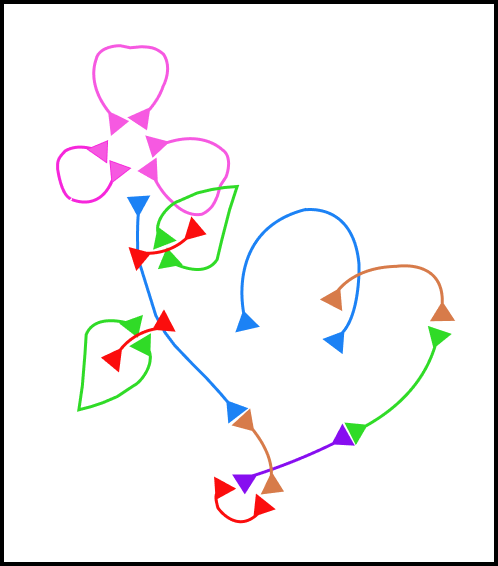
#> input picture Arrows_Level.png, 498 x 566 px, found by its file name
$ python reconstruct_level.py
#> lines starting #> are read from the running program, lines starting #| are printed output that depends on the picture; after the words box and inside, x2 and y2 are one past the last pixel; in counts of white or black regions, pixels touching at a corner belong together
import numpy as np
from PIL import Image, ImageDraw
import scipy.ndimage as ndimage
import json

im = Image.open('Arrows_Level.png').convert('RGB')
arr = np.array(im)
h, w, _ = arr.shape
#> h = 566; w = 498

r, g, b = arr[:,:,0].astype(float), arr[:,:,1].astype(float), arr[:,:,2].astype(float)
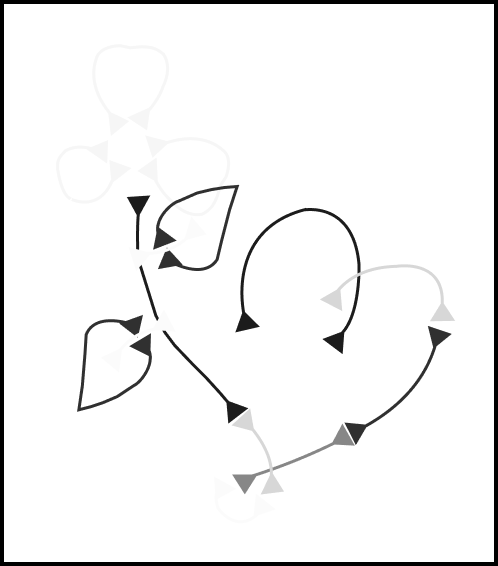
#> r: shape (566, 498) float64; min 0, max 255, mean 242.5
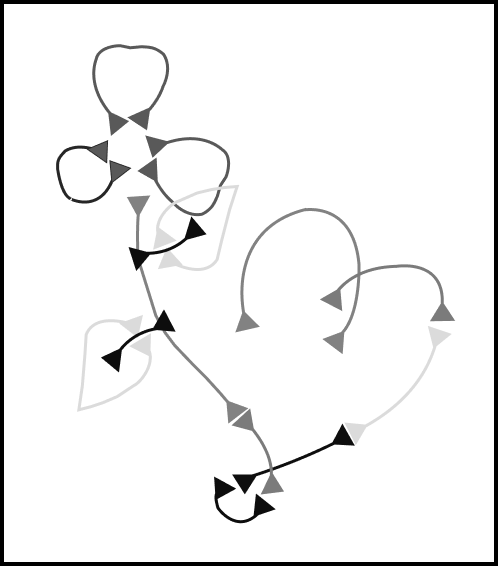
#> g: shape (566, 498) float64; min 0, max 255, mean 241
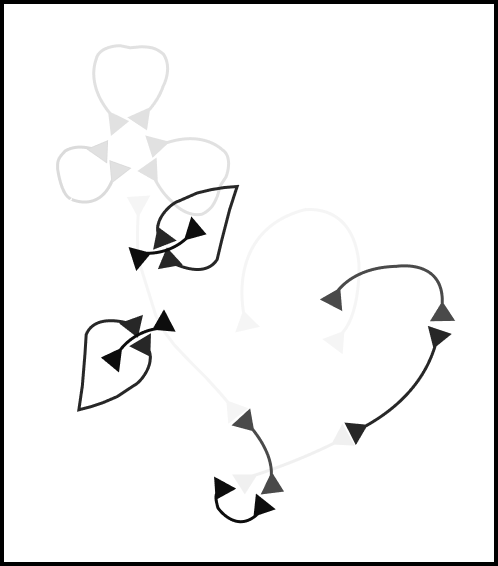
#> b: shape (566, 498) float64; min 0, max 255, mean 241.9
is_bg = (r > 200) & (g > 200) & (b > 200) & (np.abs(r - g) < 25) & (np.abs(g - b) < 25)
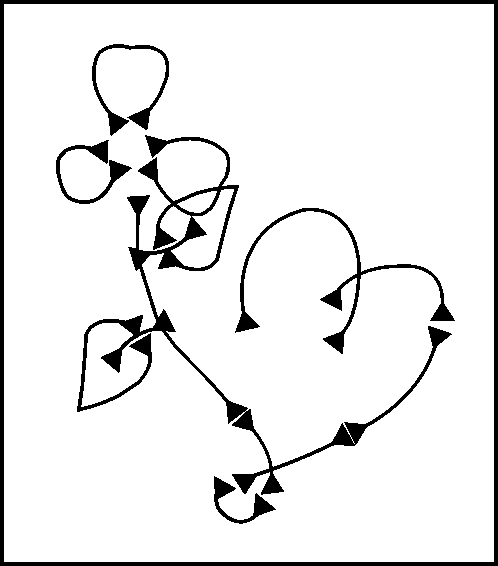
#> is_bg: shape (566, 498) bool; 91.9% white; 6 black regions, box (x1, y1, x2, y2) and area: (77, 135, 452, 495) 8846, (0, 0, 498, 566) 8448, (235, 208, 455, 354) 2526, (92, 44, 169, 136) 1236, (56, 140, 132, 204) 1056, (214, 476, 276, 524) 762

# Color masks
masks = {
    'Pink': (r > 180) & (b > 180) & (g < 160),
    'Red': (r > 180) & (g < 80) & (b < 80),
    'Blue': (b > 170) & (r < 110),
    'Green': (g > 150) & (r < 120) & (b < 120),
    'Orange': (r > 150) & (g > 80) & (g < 170) & (b < 110),
    'Purple': (b > 130) & (r > 90) & (g < 80)
}

# In each color mask, let's find the connected components and arrowheads
for cname, m in masks.items():
    lbl, num = ndimage.label(m)
    print(f'Color {cname}: {num} raw connected components')
#> this loop made 6 passes
#> (cname, num) on passes 1 to 6: ('Pink', 60), ('Red', 3), ('Blue', 5), ('Green', 4), ('Orange', 52), ('Purple', 36)
#| Color Pink: 60 raw connected components
#| Color Red: 3 raw connected components
#| Color Blue: 5 raw connected components
#| Color Green: 4 raw connected components
#| Color Orange: 52 raw connected components
#| Color Purple: 36 raw connected components
#> pass 1, `lbl, num = ndimage.label(m)`:
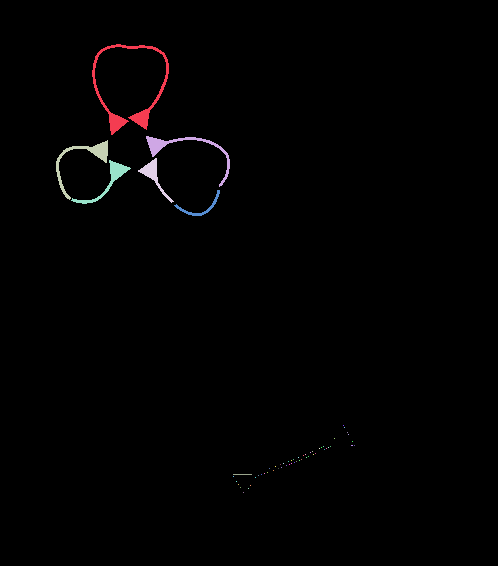
#> lbl: shape (566, 498) int32; 61 distinct labels, from 0 to 60; one colour per label, 0 black
#> pass 2, `lbl, num = ndimage.label(m)`:
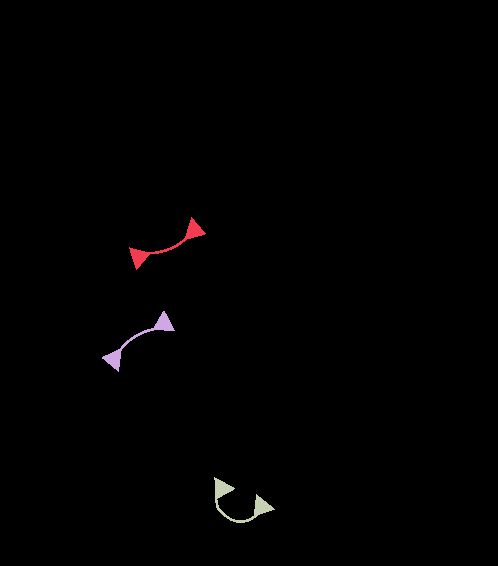
#> lbl: shape (566, 498) int32; 4 distinct labels, from 0 to 3; one colour per label, 0 black
